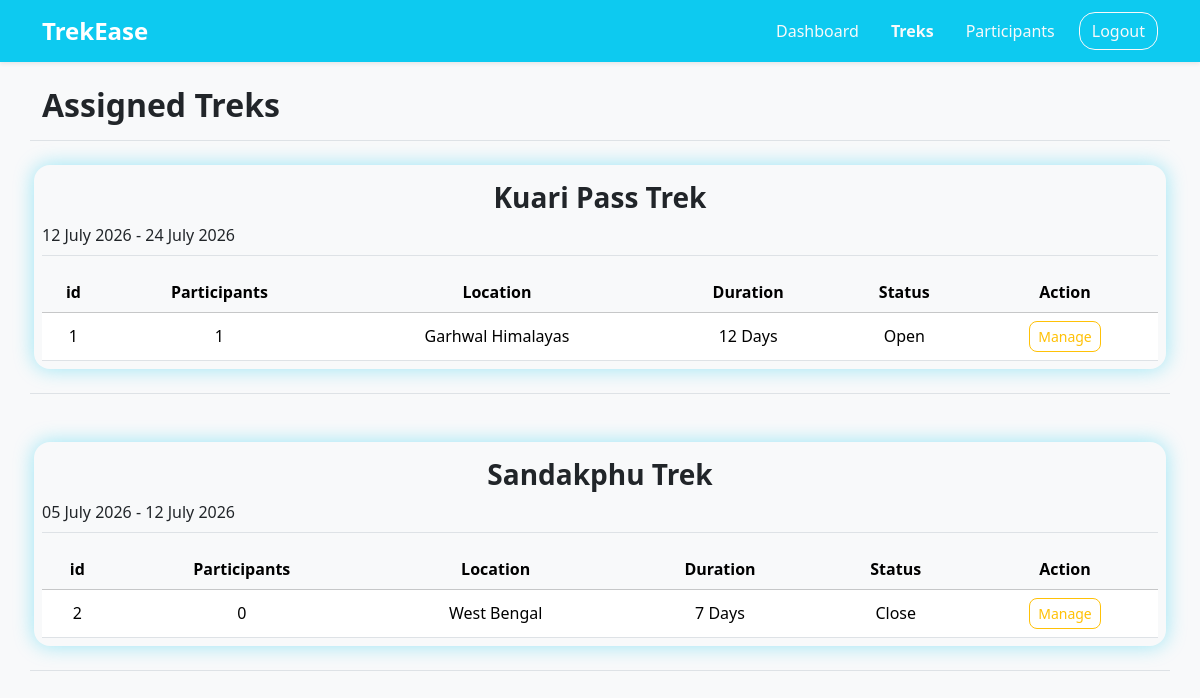
The page /staff_treks/7 on the database as committed earlier.
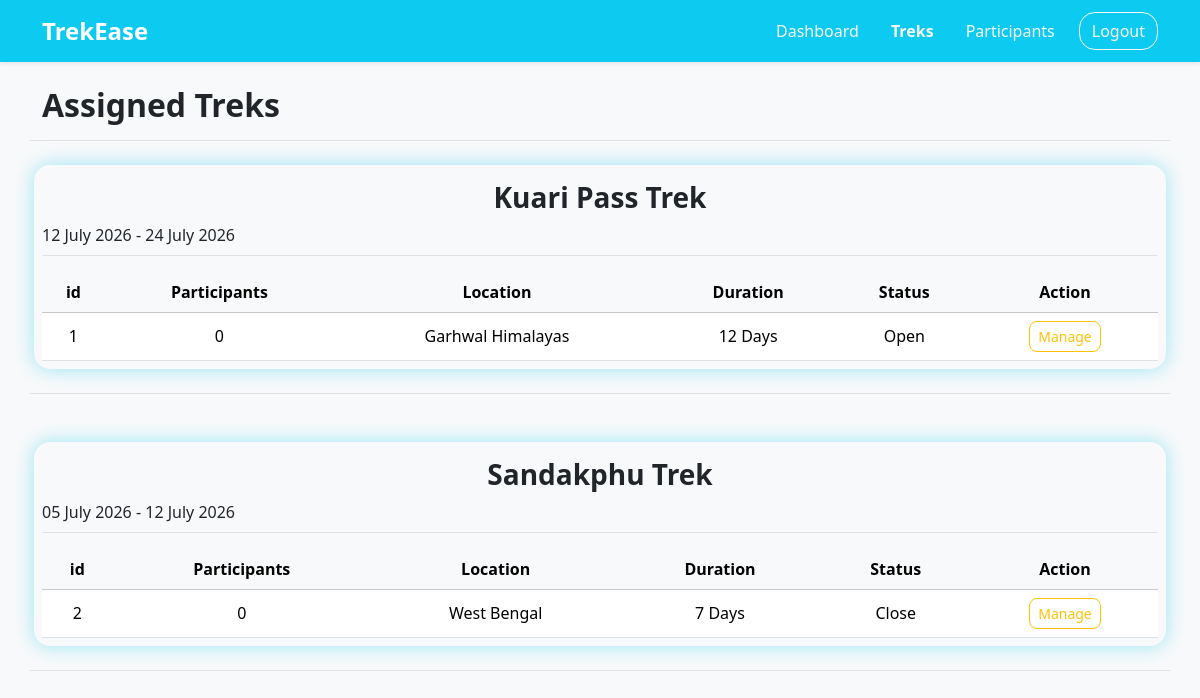
The same page on the database as committed later.
### application/models.py (models this page shows)
class Trek(db.Model):
    __tablename__ = "trek"
    id = db.Column(db.Integer(), primary_key=True)
    trek_name = db.Column(db.String(30), unique=True, nullable=False)
    location = db.Column(db.String(), nullable=False)
    difficulty = db.Column(db.String(), nullable=False)
    duration = db.Column(db.Integer(), nullable=False)
    available_slots = db.Column(db.Integer(), nullable=False)
    staff_id = db.Column(db.Integer(), db.ForeignKey("user.id"))
    status = db.Column(db.String(), default="Open", nullable=False)
    start_date = db.Column(db.Date, nullable=False)
    end_date = db.Column(db.Date, nullable=False)
    description = db.Column(db.Text)
    image = db.Column(db.String(), nullable=False)
    created_at = db.Column(db.Date, default=date.today, nullable=False)
    bookings = db.relationship("Booking", backref="trek")

### application/controllers.py (the view)
@app.route("/staff_treks/<int:staff_id>")
def staff_treks(staff_id):
    staff = User.query.get(staff_id)
    return render_template("/staff/staff_treks.html", staff=staff)

### templates/staff/staff_treks.html (shortened to what the changed rows need)
<!DOCTYPE html>
<html lang="en">
<head>
    <link href="https://cdn.jsdelivr.net/npm/bootstrap@5.3.2/dist/css/bootstrap.min.css" rel="stylesheet">
    <link rel="stylesheet" href="/static/style.css">
</head>
{% if staff.status == "Pending" or staff.status == "Blacklisted" %}
<body class="d-flex flex-column min-vh-100 bg-light">
    <nav class="navbar navbar-expand-lg navbar-dark bg-info shadow-sm">
        <div class="container">
            <div class="navbar-brand ">
                <a class="navbar-brand fw-bold fs-4" href="#">TrekEase</a>
            </div>
            <ul class="nav align-items-center">
                <li class="nav-item ms-2">
                    <a href="/" class="btn btn-outline-light rounded-4">Logout</a>
                </li>
            </ul>
        </div>
        </div>
    </nav>
    {% if staff.status == "Pending" %}
    <div class="container text-center" id="pending-message">
        <h2 class="mb-3 border-bottom pb-2">Approval Pending</h2>
        <p class=" fs-6 fw-semibold">Hello {{staff.name}}, your staff registration is pending for admin approval</p>
        <p class="fw-light">Once approved, you will be able to access your staff dashboard</p>
        <a href="/" class="btn btn-outline-danger rounded-4">Logout</a>
    </div>
    {% else %}
    <div class="container text-center" id="pending-message">
        <h2 class="mb-3 border-bottom pb-2">Access Restricted</h2>
        <p class=" fs-6 fw-semibold ">Hello {{staff.name}}, your staff id has been blocked by admin</p>
        <a href="/" class="btn btn-outline-danger rounded-4">Logout</a>
    </div>
    {% endif %}
</body>
{% else %}
<body class="d-flex flex-column min-vh-100 bg-light">
    <div class="container mt-4 d-flex justify-content-between align-items-center w-100 border-bottom pb-2">
        <h2 class="fw-semibold">Assigned Treks</h2>
    </div>
    {% for trek in staff.assigned_trek %}
    <div class="container  border-bottom">
        <div class=" mt-3">
            <div class="row mb-3 g-3">
                <div class=" mb-2  my-4 rounded-4 " id="border-blue">
                    <h3 class="text-center fw-semibold mb-2 mt-3 ">{{trek.trek_name}}</h3>
                    <p class="border-bottom pb-2 text-mute">{{trek.start_date.strftime("%d %B %Y")}} -
                        {{trek.end_date.strftime("%d %B %Y")}}</p>
                    <table class="table table-hover align-middle mb-2">
                        <thead class="text-center table-light sticky-top">
                            <tr>
                                <th scope="col">id</th>
                                <th scope="col">Participants</th>
                                <th scope="col">Location</th>
                                <th scope="col">Duration</th>
                                <th scope="col">Status</th>
                                <th scope="col">Action</th>
                            </tr>
                        </thead>
                        <tbody class="text-center">
                            <tr>
                                <td>{{loop.index}}</td>
                                <td>{{trek.bookings| selectattr('status', 'ne', 'Cancelled')|list|length}}</td>
                                <td>{{trek.location}}</td>
                                <td>{{trek.duration}} Days</td>
                                <td>{{trek.status}}</td>
                                <td class="col-2">
                                    <a href="/update_trek/{{staff.id}}/{{trek.id}}"
                                        class=" btn btn-outline-warning rounded-3 btn-sm ">Manage</a>
                                </td>
                            </tr>
                        </tbody>
                    </table>
                </div>
            </div>
        </div>
    </div>
    <br>
    {% else %}
    <div>
        <h5 class=" text-center m-2 fw-semibold text-dark">No Upcomming Treks</h5>
    </div>
    {% endfor %}
</body>
{% endif %}
</html>

Rows that differ between the two databases and show on the page:
changed Trek "Kuari Pass Trek": bookings|selectattr "1" → "0"
